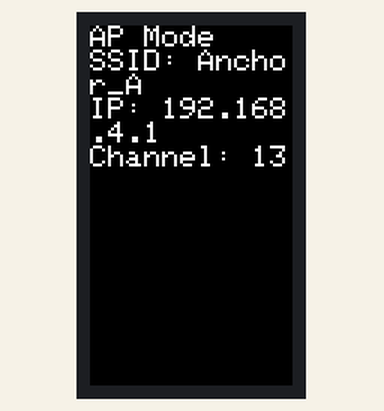
The sketch below on a simulated ESP32. On the bench: 135×240 colour display. What the sketch prints to the serial monitor is not drawn.

Above: at 0.4 s.
At 1.4 s:
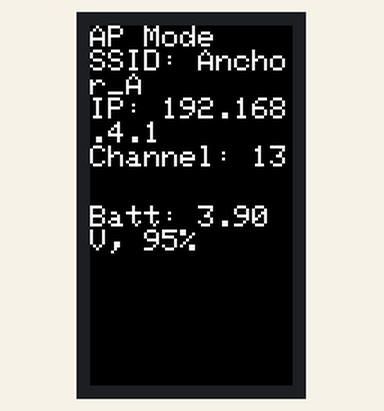

The sketch:

m5_ap.ino
```cpp
#include <M5StickCPlus.h>
#include <WiFi.h>
#include <math.h>
#include <esp_wifi.h>  // Include ESP-IDF WiFi API


#define WIFI_CHANNEL 13

const char* AP_SSID = "Anchor_A";
const char* AP_PASSWORD = "passwordA";

// Battery capacity in mAh (assumed full charge capacity)
const float BATTERY_CAPACITY = 120.0;

// Global variable to track remaining battery capacity (in mAh)
float remainingCapacity = BATTERY_CAPACITY;

// Timing for coulomb counting
unsigned long previousMillis = 0;
const float SAMPLE_INTERVAL = 1000.0; // Sample every 1 second

// Weight factor for combining the two estimation methods
// ALPHA is the weight for coulomb counting and (1 - ALPHA) for voltage-based estimation
const float ALPHA = 0.8;

// Returns a rough voltage-based percentage using a linear mapping.
// Assumes 3.0 V is empty and 4.2 V is full.
float getVoltageBasedPercentage(float voltage) {
  float percent = (voltage - 3.0) / (4.2 - 3.0) * 100.0;
  if (percent > 100.0) percent = 100.0;
  if (percent < 0.0) percent = 0.0;
  return percent;
}

void setup() {
  M5.begin();
  Serial.begin(115200);
  M5.Lcd.begin();
  M5.Lcd.fillScreen(BLACK);
  M5.Lcd.setTextColor(WHITE);
  M5.Lcd.setTextSize(2);

  WiFi.mode(WIFI_AP);
  bool apStarted = WiFi.softAP(AP_SSID, AP_PASSWORD, WIFI_CHANNEL);
  if (apStarted) {
    Serial.println("Access Point started successfully");
  } else {
    Serial.println("Access Point failed to start");
  }
  esp_wifi_set_max_tx_power(78);

  IPAddress apIP = WiFi.softAPIP();
  Serial.print("AP IP address: ");
  Serial.println(apIP);

  M5.Lcd.println("AP Mode");
  M5.Lcd.print("SSID: ");
  M5.Lcd.println(AP_SSID);
  M5.Lcd.print("IP: ");
  M5.Lcd.println(apIP);
  M5.Lcd.print("Channel: ");
  M5.Lcd.println(WIFI_CHANNEL);

  previousMillis = millis();
}

void loop() {
  unsigned long currentMillis = millis();
  float elapsedSeconds = (currentMillis - previousMillis) / 1000.0;

  // Sample roughly every second
  if (elapsedSeconds >= 1.0) {
    previousMillis = currentMillis;

    // Get instantaneous battery current in mA
    // Negative current indicates discharge; positive indicates charge.
    float batCurrent = M5.Axp.GetBatCurrent();

    // Calculate the charge change (in mAh) during this interval.
    // Using the absolute value since we integrate the magnitude of current.
    float delta_mAh = fabs(batCurrent) * (elapsedSeconds / 3600.0);

    // Update remaining capacity based on current direction.
    if (batCurrent < 0) {
      // Discharging: subtract the consumed charge.
      remainingCapacity -= delta_mAh;
    } else if (batCurrent > 0) {
      // Charging: add the charge.
      remainingCapacity += delta_mAh;
    }

    // Constrain remaining capacity within 0 and full capacity.
    if (remainingCapacity > BATTERY_CAPACITY) remainingCapacity = BATTERY_CAPACITY;
    if (remainingCapacity < 0) remainingCapacity = 0;

    // Coulomb counting based battery percentage.
    float coulombPercentage = (remainingCapacity / BATTERY_CAPACITY) * 100.0;

    // Voltage-based estimation.
    float batteryVoltage = M5.Axp.GetBatVoltage();
    float voltagePercentage = getVoltageBasedPercentage(batteryVoltage);

    // Combine both methods to get a more accurate estimation.
    float batteryPercentage = ALPHA * coulombPercentage + (1.0 - ALPHA) * voltagePercentage;

    // Output the details to Serial Monitor.
    Serial.print("Voltage: ");
    Serial.print(batteryVoltage, 2);
    Serial.print(" V, Current: ");
    Serial.print(batCurrent, 2);
    Serial.print(" mA, Coulomb %: ");
    Serial.print(coulombPercentage, 0);
    Serial.print("%, Voltage %: ");
    Serial.print(voltagePercentage, 0);
    Serial.print("%, Final %: ");
    Serial.print(batteryPercentage, 0);
    Serial.println("%");

    // Update LCD display.
    int batteryInfoY = 120;
    int batteryInfoHeight = 50;
    int batteryInfoWidth = M5.Lcd.width();

    // Clear the display area for battery info.
    M5.Lcd.fillRect(0, batteryInfoY, batteryInfoWidth, batteryInfoHeight, BLACK);
    M5.Lcd.setCursor(0, batteryInfoY);

    String batteryDisplay = "Batt: " + String(batteryVoltage, 2) + " V, " +
                            String((int)batteryPercentage) + "%";
    M5.Lcd.print(batteryDisplay);
  }
}
```
